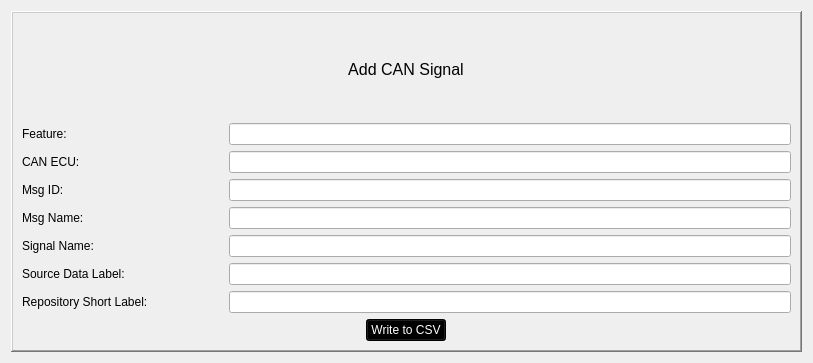
          <widget class="QWidget" name="AddCANSignal">
           <attribute name="title">
            <string>Add CAN Signal</string>
           </attribute>
           <layout class="QGridLayout" name="gridLayout_4">
            <item row="0" column="0">
             <widget class="QFrame" name="frame_6">
              <property name="minimumSize">
               <size>
                <width>791</width>
                <height>341</height>
               </size>
              </property>
              <property name="maximumSize">
               <size>
                <width>791</width>
                <height>341</height>
               </size>
              </property>
              <property name="frameShape">
               <enum>QFrame::WinPanel</enum>
              </property>
              <property name="frameShadow">
               <enum>QFrame::Raised</enum>
              </property>
              <layout class="QVBoxLayout" name="verticalLayout_18">
               <item alignment="Qt::AlignHCenter">
                <widget class="QLabel" name="label_21">
                 <property name="font">
                  <font>
                   <pointsize>12</pointsize>
                  </font>
                 </property>
                 <property name="text">
                  <string>Add CAN Signal</string>
                 </property>
                 <property name="alignment">
                  <set>Qt::AlignCenter</set>
                 </property>
                </widget>
               </item>
               <item>
                <layout class="QHBoxLayout" name="horizontalLayout_22">
                 <item>
                  <widget class="QLabel" name="label_22">
                   <property name="minimumSize">
                    <size>
                     <width>201</width>
                     <height>0</height>
                    </size>
                   </property>
                   <property name="text">
                    <string>Feature:</string>
                   </property>
                  </widget>
                 </item>
                 <item>
                  <widget class="QLineEdit" name="lineEdit"/>
                 </item>
                </layout>
               </item>
               <item>
                <layout class="QHBoxLayout" name="horizontalLayout_23">
                 <item>
                  <widget class="QLabel" name="label_23">
                   <property name="minimumSize">
                    <size>
                     <width>201</width>
                     <height>0</height>
                    </size>
                   </property>
                   <property name="text">
                    <string>CAN ECU:</string>
                   </property>
                  </widget>
                 </item>
                 <item>
                  <widget class="QLineEdit" name="lineEdit_2"/>
                 </item>
                </layout>
               </item>
               <item>
                <layout class="QHBoxLayout" name="horizontalLayout_24">
                 <item>
                  <widget class="QLabel" name="label_24">
                   <property name="minimumSize">
                    <size>
                     <width>201</width>
                     <height>0</height>
                    </size>
                   </property>
                   <property name="text">
                    <string>Msg ID:</string>
                   </property>
                  </widget>
                 </item>
                 <item>
                  <widget class="QLineEdit" name="lineEdit_3"/>
                 </item>
                </layout>
               </item>
               <item>
                <layout class="QHBoxLayout" name="horizontalLayout_25">
                 <item>
                  <widget class="QLabel" name="label_25">
                   <property name="minimumSize">
                    <size>
                     <width>201</width>
                     <height>0</height>
                    </size>
                   </property>
                   <property name="text">
                    <string>Msg Name:</string>
                   </property>
                  </widget>
                 </item>
                 <item>
                  <widget class="QLineEdit" name="lineEdit_4"/>
                 </item>
                </layout>
               </item>
               <item>
                <layout class="QHBoxLayout" name="horizontalLayout_26">
                 <item>
                  <widget class="QLabel" name="label_26">
                   <property name="minimumSize">
                    <size>
                     <width>201</width>
                     <height>0</height>
                    </size>
                   </property>
                   <property name="text">
                    <string>Signal Name:</string>
                   </property>
                  </widget>
                 </item>
                 <item>
                  <widget class="QLineEdit" name="lineEdit_5"/>
                 </item>
                </layout>
               </item>
               <item>
                <layout class="QHBoxLayout" name="horizontalLayout_27">
                 <item>
                  <widget class="QLabel" name="label_27">
                   <property name="minimumSize">
                    <size>
                     <width>201</width>
                     <height>0</height>
                    </size>
                   </property>
                   <property name="text">
                    <string>Source Data Label:</string>
                   </property>
                  </widget>
                 </item>
                 <item>
                  <widget class="QLineEdit" name="lineEdit_6"/>
                 </item>
                </layout>
               </item>
               <item>
                <layout class="QHBoxLayout" name="horizontalLayout_28">
                 <item>
                  <widget class="QLabel" name="label_28">
                   <property name="minimumSize">
                    <size>
                     <width>201</width>
                     <height>0</height>
                    </size>
                   </property>
                   <property name="text">
                    <string>Repository Short Label:</string>
                   </property>
                  </widget>
                 </item>
                 <item>
                  <widget class="QLineEdit" name="lineEdit_7"/>
                 </item>
                </layout>
               </item>
               <item alignment="Qt::AlignHCenter">
                <widget class="QPushButton" name="WriteToCSV">
                 <property name="styleSheet">
                  <string notr="true">QPushButton{

background-color:black;
color:white;

}</string>
                 </property>
                 <property name="text">
                  <string>Write to CSV</string>
                 </property>
                </widget>
               </item>
              </layout>
             </widget>
            </item>
           </layout>
          </widget>
